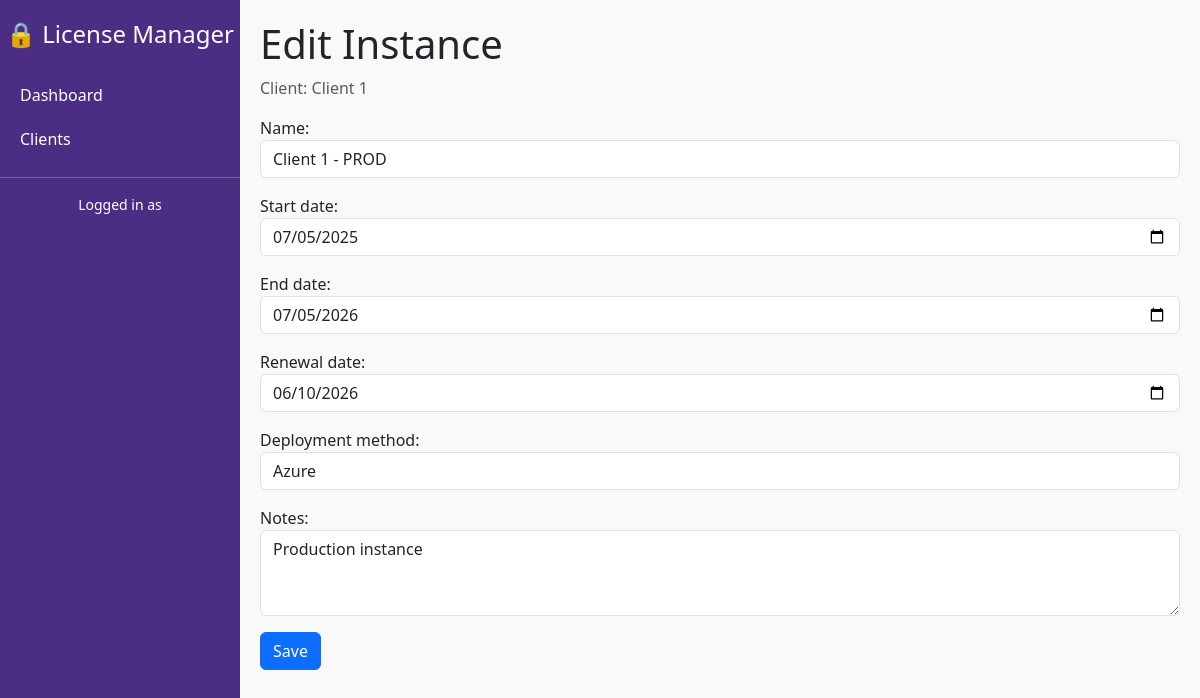
Screenshot of /instances/1/edit/ with the database file from the repository.
### licenses/models.py (models this page shows, shortened)
class Client(models.Model):
    name = models.CharField(max_length=255)
    is_active = models.BooleanField(default=True)
    status_tag = models.ForeignKey(StatusTag, on_delete=models.SET_NULL, null=True, blank=True)
    primary_contact = models.ForeignKey(
        'Contact',
        on_delete=models.SET_NULL,
        null=True,
        blank=True,
        related_name='primary_for_clients'
    )
    created_at = models.DateTimeField(auto_now_add=True)

class Instance(models.Model):
    client = models.ForeignKey(Client, on_delete=models.CASCADE, related_name='instances')
    name = models.CharField(max_length=255, blank=True, null=True)
    notes = models.TextField(blank=True, null=True)
    start_date = models.DateField(blank=True, null=True)
    end_date = models.DateField(blank=True, null=True)
    renewal_date = models.DateField(blank=True, null=True)
    deployment_method = models.ForeignKey(DeploymentMethod, on_delete=models.SET_NULL, null=True, blank=True)

class DeploymentMethod(models.Model):
    name = models.CharField(max_length=100)
    is_active = models.BooleanField(default=True)
    def __str__(self):
        return self.name

### licenses/views.py (the view)
# urls.py: path('instances/<int:instance_id>/edit/', views.instance_edit_view, name='instance_edit'),
def instance_edit_view(request, instance_id):
    instance = get_object_or_404(Instance, id=instance_id)
    form = InstanceForm(request.POST or None, instance=instance)
    if form.is_valid():
        form.save()
        return redirect('instance_detail', instance_id=instance.id)
    return render(request, 'licenses/instance_form.html', {'form': form, 'title': 'Edit Instance', 'client': instance.client})

### licenses/forms.py
class InstanceForm(forms.ModelForm):
    class Meta:
        model = Instance
        fields = ['name', 'start_date', 'end_date', 'renewal_date', 'deployment_method', 'notes']
        widgets = {
            'name': forms.TextInput(attrs={'class': 'form-control'}),
            'start_date': forms.DateInput(attrs={'class': 'form-control', 'type': 'date'}),
            'end_date': forms.DateInput(attrs={'class': 'form-control', 'type': 'date'}),
            'renewal_date': forms.DateInput(attrs={'class': 'form-control', 'type': 'date'}),
            'deployment_method': forms.Select(attrs={'class': 'form-control'}),
            'notes': forms.Textarea(attrs={'class': 'form-control', 'rows': 3}),
        }

### licenses/templates/licenses/instance_form.html (shortened to what this page needs)
{% extends 'base.html' %}
{% block content %}
<h1>{{ title }}</h1>
<p class="text-muted">Client: {{ client.name }}</p>
<form method="post">
  {{ form.as_p }}
  <button type="submit" class="btn btn-primary">Save</button>
</form>
{% endblock %}

### Static/css/styles.css (style rules this page uses)
body { background-color: #f9f9f9; }

### licenses/templates/base.html (style rules this page uses)
body { min-height: 100vh; display: flex; }

### rows the page displays
Client: name "Client 1"
Instance: name "Client 1 - PROD", start_date "07/05/2025", end_date "07/05/2026", renewal_date "06/10/2026", deployment_method "Azure", notes "Production instance"

### other values shown
{{ title }} "Edit Instance"
